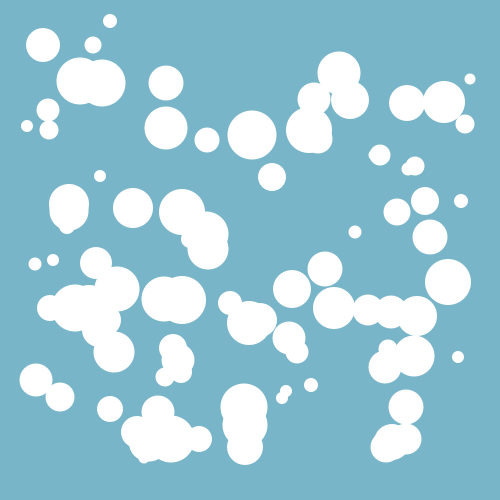
Frame 1 (no input)
Frame 60 (the mouse pressed at the canvas centre just before this capture): identical to frame 1, image omitted
Frame 120 (the mouse held since frame 60 and released just before this capture): identical to frame 1, image omitted

The Processing sketch that drew this single still picture (run headless with seeded random() and noise(); from frame 60 on, the mouse is pressed at the canvas centre):

// Processing sketch: processing_33676
// ── processing_33676.pde

int numCircles = 100;
float [] circleX = new float[numCircles];
float [] circleY = new float[numCircles];

int [] rad = new int[numCircles];

void setup(){
  size(500,500);
  smooth();
  noStroke();
  
  for(int i=0; i< numCircles; i++){
    rad[i] = round(random(10,50));
    circleX[i] = round(random(rad[i], width-rad[i]));
    circleY[i] = round(random(rad[i], height-rad[i]));
  }
}

void draw(){
  background(121,181,200);
  for(int j=0; j< numCircles; j++){
    ellipse(circleX[j], circleY[j],rad[j],rad[j]);
  }
}

                
                
